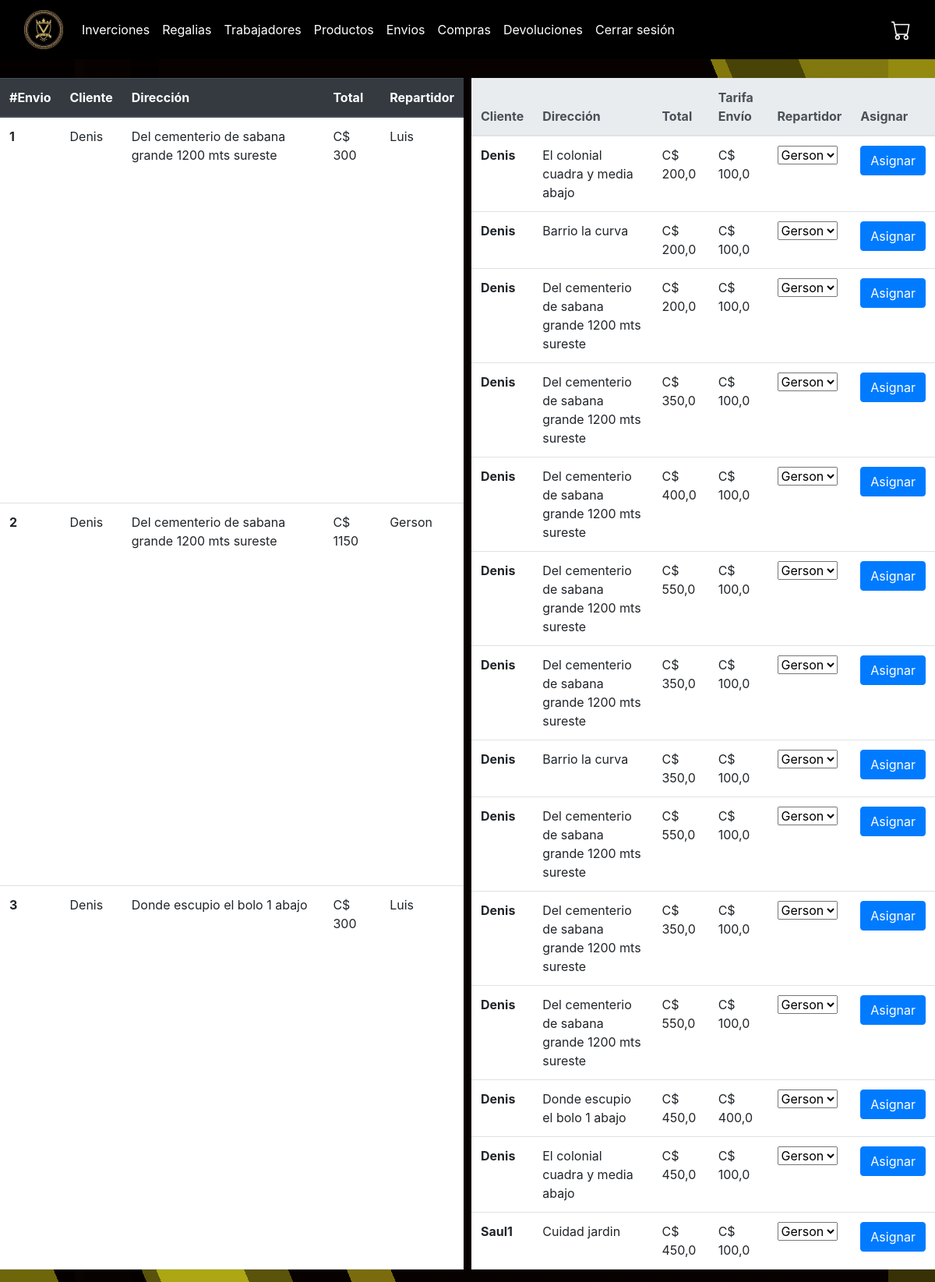
Screenshot of /envios/ (signed in) with the database file from the repository.
### plus/models.py (models this page shows, shortened)
class Envio(models.Model):
    direccion = models.CharField(max_length=150, blank=True)
    peso = models.FloatField(null=True, blank=True)
    telefono = models.CharField(max_length=8, blank=True)
    tarifa_envio = models.FloatField(null=True, blank=True)
    repartidor = models.ForeignKey(Repartidor, on_delete=models.CASCADE, blank=True, null=True)
    compra = models.ForeignKey(Compra, on_delete=models.CASCADE)

class Compra(models.Model):
    comprobante = models.ImageField(upload_to="comprobantes", null=True)
    total = models.FloatField()
    fecha_compra = models.DateField()
    tipo_compra = models.BooleanField()
    cliente = models.ForeignKey(Cliente, on_delete=models.CASCADE, null=True, blank=True)
    trabajador = models.ForeignKey(Trabajador, on_delete=models.SET_NULL, null=True, blank=True)
    metodo_pago = models.ForeignKey(MetodoPago, on_delete=models.CASCADE)
    comfimada = models.BooleanField(default=0) #Si ya se pago
    Cancelada = models.BooleanField(default=0) # si el cliente rechaso el envio

class Cliente(models.Model):
    user = models.OneToOneField(User, on_delete=models.CASCADE, null=True, blank=True)
    nombre = models.CharField(max_length=50)
    apellido = models.CharField(max_length=50)
    telefono = models.CharField(max_length=8)
    cedula = models.CharField(max_length=25)
    correo = models.EmailField(max_length=25, null=True, blank=True)
    contraseña = models.CharField(max_length=30)

class Repartidor(models.Model):
    nombre = models.CharField(max_length=50)
    apellido = models.CharField(max_length=50)
    telefono = models.CharField(max_length=8)
    cedula = models.CharField(max_length=25)
    matricula = models.CharField(max_length=25)

### plus/views.py (the view)
# urls.py: path('envios/', views.envios, name='envios'),
@staff_required
def envios(request):
    envios_con_repartidor = Envio.objects.filter(repartidor__isnull=False)
    envios_sin_repartidor = Envio.objects.filter(repartidor__isnull=True)
    repartidores = Repartidor.objects.all()
    context = {
        'envios_con_repartidor': envios_con_repartidor,
        'envios_sin_repartidor': envios_sin_repartidor,
        'repartidores': repartidores,
    }
    return render(request, 'plus/administracion/envios.html', context)

### plus/views.py (called while the page is built)
def is_staff_user(user):
    return user.is_staff

### plus/templates/plus/administracion/envios.html (shortened to what this page needs)
{% extends "plus/administracion/layout.html" %}
{% block body %}
<div style="display: flex; flex-direction: column; gap: 10px;">
    <div style="display: flex; gap: 10px; flex-grow: 1;">
        <table style="flex: 1;" class="table">
            <thead class="thead-dark">
                <tr>
                    <th scope="col">#Envio</th>
                    <th scope="col">Cliente</th>
                    <th scope="col">Dirección</th>
                    <th scope="col">Total</th>
                    <th scope="col">Repartidor</th>
                </tr>
            </thead>
            <tbody>
                {% for envio in envios_con_repartidor %}
                <tr>
                    <th scope="row">{{ envio.id }}</th>
                    <td>{{ envio.compra.cliente.nombre }}</td>
                    <td>{{ envio.direccion }}</td>
                    <td>C$ {{ envio.compra.total|add:envio.tarifa_envio }}</td>
                    <td>{{ envio.repartidor.nombre }}</td>
                </tr>
                {% endfor %}
            </tbody>
        </table>
        <table style="flex: 1;" class="table">
            <thead class="thead-light">
                <tr>
                    <th scope="col">Cliente</th>
                    <th scope="col">Dirección</th>
                    <th scope="col">Total</th>
                    <th scope="col">Tarifa Envío</th>
                    <th scope="col">Repartidor</th>
                    <th scope="col">Asignar</th>
                </tr>
            </thead>
            <tbody>
                {% for envio in envios_sin_repartidor %}
                <tr>
                    <th scope="row">{{ envio.compra.cliente.nombre }}</th>
                    <td>{{ envio.direccion }}</td>
                    <td>C$ {{ envio.compra.total }}</td>
                    <td>C$ {{ envio.tarifa_envio }}</td>
                    <td>
                        <form method="POST" action="{% url 'asignar_repartidor' envio.id %}">
                            <select name="repartidor" id="repartidor_{{ envio.id }}">
                                {% for repartidor in repartidores %}
                                    <option value="{{ repartidor.id }}">{{ repartidor.nombre }}</option>
                                {% endfor %}
                            </select>
                            <td>
                                <button type="submit" class="btn btn-primary">Asignar</button>
                            </td>
                        </form>
                    </td>
                </tr>
                {% endfor %}
            </tbody>
        </table>
    </div>
</div>
{% endblock %}

### plus/static/styleAdmin.css (style rules this page uses)
html, body { margin: 0; padding: 0; height: 100%; }
body { background-image: linear-gradient(90deg, rgba(182, 167, 23, 0) 0%, rgba(182, 167, 23, 0) 8%, rgba(184, 182, 26, 0.02) 8%, rgba(184, 182, 26, 0.02) 9%, rgba(184, 172, 21, 0.01) 9%, rgba(184, 172, 21, 0.01) 14%, rgba(178, 169, 18, 0) 14%, rgba(178, 169, 18, 0) 17%, rgba(172, 155, 25, 0.01) 17%, rgba(172, 155, 25, 0.01) 95%, rgba(205, 194, 20, 0.25) 95%, rgba(205, 194, 20, 0.25) 100%), linear-gradient(67.5deg, rgba(188, 174, 24, 0) 0%, rgba(188, 174, 24, 0) 11%, rgba(203, 198, 21, 0.73) 11%, rgba(203, 198, 21, 0.73) 17%, rgba(180, 179, 25, 0) 17%, rgba(180, 179, 25, 0) 24%, rgba(199, 179, 22, 0.6) 24%, rgba(199, 179, 22, 0.6) 27%, rgba(201, 185, 28, 0) 27%, rgba(201, 185, 28, 0) 89%, rgba(201, 187, 24, 0.44) 89%, rgba(201, 187, 24, 0.44) 100%), linear-gradient(67.5deg, rgba(180, 170, 16, 0.6) 0%, rgba(180, 170, 16, 0.6) 4%, rgba(211, 195, 24, 0) 4%, rgba(211, 195, 24, 0) 10%, rgba(188, 179, 23, 0.46) 10%, rgba(188, 179, 23, 0.46) 20%, rgba(178, 169, 18, 0) 20%, rgba(178, 169, 18, 0) 83%, rgba(255, 235, 25, 0.5) 83%, rgba(255, 235, 25, 0.5) 84%, rgba(199, 193, 19, 0.34) 84%, rgba(199, 193, 19, 0.34) 100%), linear-gradient(90deg, rgb(5, 0, 0), rgb(5, 0, 0)); background-size: cover; background-position: center; }

### rows the page displays
Envio: id "1", compra.cliente.nombre "Denis", direccion "Del cementerio de sabana grande 1200 mts sureste", compra.total|add "300", repartidor.nombre "Luis"
Envio: id "2", compra.cliente.nombre "Denis", direccion "Del cementerio de sabana grande 1200 mts sureste", compra.total|add "1150", repartidor.nombre "Gerson"
Envio: id "3", compra.cliente.nombre "Denis", direccion "Donde escupio el bolo 1 abajo", compra.total|add "300", repartidor.nombre "Luis"
Envio: compra.cliente.nombre "Denis", direccion "El colonial cuadra y media abajo", compra.total "200,0", tarifa_envio "100,0"
Envio: compra.cliente.nombre "Denis", direccion "Barrio la curva", compra.total "200,0", tarifa_envio "100,0"
Envio: compra.cliente.nombre "Denis", direccion "Del cementerio de sabana grande 1200 mts sureste", compra.total "200,0", tarifa_envio "100,0"
Envio: compra.cliente.nombre "Denis", direccion "Del cementerio de sabana grande 1200 mts sureste", compra.total "350,0", tarifa_envio "100,0"
Envio: compra.cliente.nombre "Denis", direccion "Del cementerio de sabana grande 1200 mts sureste", compra.total "400,0", tarifa_envio "100,0"
Envio: compra.cliente.nombre "Denis", direccion "Del cementerio de sabana grande 1200 mts sureste", compra.total "550,0", tarifa_envio "100,0"
Envio: compra.cliente.nombre "Denis", direccion "Del cementerio de sabana grande 1200 mts sureste", compra.total "350,0", tarifa_envio "100,0"
Envio: compra.cliente.nombre "Denis", direccion "Barrio la curva", compra.total "350,0", tarifa_envio "100,0"
Envio: compra.cliente.nombre "Denis", direccion "Del cementerio de sabana grande 1200 mts sureste", compra.total "550,0", tarifa_envio "100,0"
Envio: compra.cliente.nombre "Denis", direccion "Del cementerio de sabana grande 1200 mts sureste", compra.total "350,0", tarifa_envio "100,0"
Envio: compra.cliente.nombre "Denis", direccion "Del cementerio de sabana grande 1200 mts sureste", compra.total "550,0", tarifa_envio "100,0"
Envio: compra.cliente.nombre "Denis", direccion "Donde escupio el bolo 1 abajo", compra.total "450,0", tarifa_envio "400,0"
Envio: compra.cliente.nombre "Denis", direccion "El colonial cuadra y media abajo", compra.total "450,0", tarifa_envio "100,0"
Envio: compra.cliente.nombre "Saul1", direccion "Cuidad jardin", compra.total "450,0", tarifa_envio "100,0"

### other values shown
form field repartidor "Gerson"
